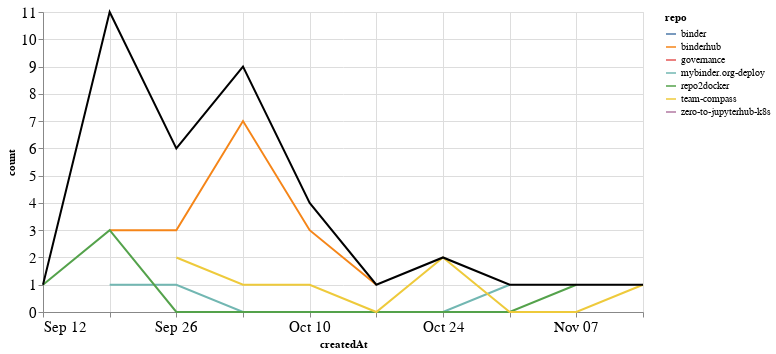

Source (notebook cell):
### Markdown cell above
### Comments

### Code cell
comments_time = comments.groupby('repo').resample('W', on='createdAt').count()['author'].reset_index()
comments_time = comments_time.rename(columns={'author': 'count'})
comments_time_total = comments_time.groupby('createdAt').agg({"count": "sum"}).reset_index()
ch1 = alt.Chart(comments_time, width=600).mark_line().encode(
    x='createdAt',
    y='count',
    color='repo',
    tooltip="repo"
)

ch2 = alt.Chart(comments_time_total, width=600).mark_line(color="black").encode(
    x='createdAt',
    y='count',
)

ch1 + ch2

### Figure 1 — Vega-Lite specification as saved in the notebook (floating-point values rounded to 4 significant figures)
{"config": {"axisLeft": {"labelFontSize": 15}, "axisBottom": {"labelFontSize": 15}}, "layer": [{"data": {"name": "data-b2130018b29a758b4138d66beed7a3b8"}, "mark": "line", "encoding": {"color": {"type": "nominal", "field": "repo"}, "tooltip": {"type": "nominal", "field": "repo"}, "x": {"type": "temporal", "field": "createdAt"}, "y": {"type": "quantitative", "field": "count"}}, "width": 600}, {"data": {"name": "data-aec457711ca126b2316194090b826ba4"}, "mark": {"type": "line", "color": "black"}, "encoding": {"x": {"type": "temporal", "field": "createdAt"}, "y": {"type": "quantitative", "field": "count"}}, "width": 600}], "$schema": "https://vega.github.io/schema/vega-lite/v4.8.1.json", "datasets": {"data-b2130018b29a758b4138d66beed7a3b8": [{"repo": "binder", "createdAt": "2021-09-19T00:00:00", "count": 3}, {"repo": "binderhub", "createdAt": "2021-09-19T00:00:00", "count": 3}, {"repo": "binderhub", "createdAt": "2021-09-26T00:00:00", "count": 3}, {"repo": "binderhub", "createdAt": "2021-10-03T00:00:00", "count": 7}, {"repo": "binderhub", "createdAt": "2021-10-10T00:00:00", "count": 3}, {"repo": "binderhub", "createdAt": "2021-10-17T00:00:00", "count": 1}, {"repo": "governance", "createdAt": "2021-09-19T00:00:00", "count": 1}, {"repo": "mybinder.org-deploy", "createdAt": "2021-09-19T00:00:00", "count": 1}, {"repo": "mybinder.org-deploy", "createdAt": "2021-09-26T00:00:00", "count": 1}, {"repo": "mybinder.org-deploy", "createdAt": "2021-10-03T00:00:00", "count": 0}, {"repo": "mybinder.org-deploy", "createdAt": "2021-10-10T00:00:00", "count": 0}, {"repo": "mybinder.org-deploy", "createdAt": "2021-10-17T00:00:00", "count": 0}, {"repo": "mybinder.org-deploy", "createdAt": "2021-10-24T00:00:00", "count": 0}, {"repo": "mybinder.org-deploy", "createdAt": "2021-10-31T00:00:00", "count": 1}, {"repo": "repo2docker", "createdAt": "2021-09-12T00:00:00", "count": 1}, {"repo": "repo2docker", "createdAt": "2021-09-19T00:00:00", "count": 3}, {"repo": "repo2docker", "createdAt": "2021-09-26T00:00:00", "count": 0}, {"repo": "repo2docker", "createdAt": "2021-10-03T00:00:00", "count": 0}, {"repo": "repo2docker", "createdAt": "2021-10-10T00:00:00", "count": 0}, {"repo": "repo2docker", "createdAt": "2021-10-17T00:00:00", "count": 0}, {"repo": "repo2docker", "createdAt": "2021-10-24T00:00:00", "count": 0}, {"repo": "repo2docker", "createdAt": "2021-10-31T00:00:00", "count": 0}, {"repo": "repo2docker", "createdAt": "2021-11-07T00:00:00", "count": 1}, {"repo": "team-compass", "createdAt": "2021-09-26T00:00:00", "count": 2}, {"repo": "team-compass", "createdAt": "2021-10-03T00:00:00", "count": 1}, {"repo": "team-compass", "createdAt": "2021-10-10T00:00:00", "count": 1}, {"repo": "team-compass", "createdAt": "2021-10-17T00:00:00", "count": 0}, {"repo": "team-compass", "createdAt": "2021-10-24T00:00:00", "count": 2}, {"repo": "team-compass", "createdAt": "2021-10-31T00:00:00", "count": 0}, {"repo": "team-compass", "createdAt": "2021-11-07T00:00:00", "count": 0}, {"repo": "team-compass", "createdAt": "2021-11-14T00:00:00", "count": 1}, {"repo": "zero-to-jupyterhub-k8s", "createdAt": "2021-10-03T00:00:00", "count": 1}], "data-aec457711ca126b2316194090b826ba4": [{"createdAt": "2021-09-12T00:00:00", "count": 1}, {"createdAt": "2021-09-19T00:00:00", "count": 11}, {"createdAt": "2021-09-26T00:00:00", "count": 6}, {"createdAt": "2021-10-03T00:00:00", "count": 9}, {"createdAt": "2021-10-10T00:00:00", "count": 4}, {"createdAt": "2021-10-17T00:00:00", "count": 1}, {"createdAt": "2021-10-24T00:00:00", "count": 2}, {"createdAt": "2021-10-31T00:00:00", "count": 1}, {"createdAt": "2021-11-07T00:00:00", "count": 1}, {"createdAt": "2021-11-14T00:00:00", "count": 1}]}}
